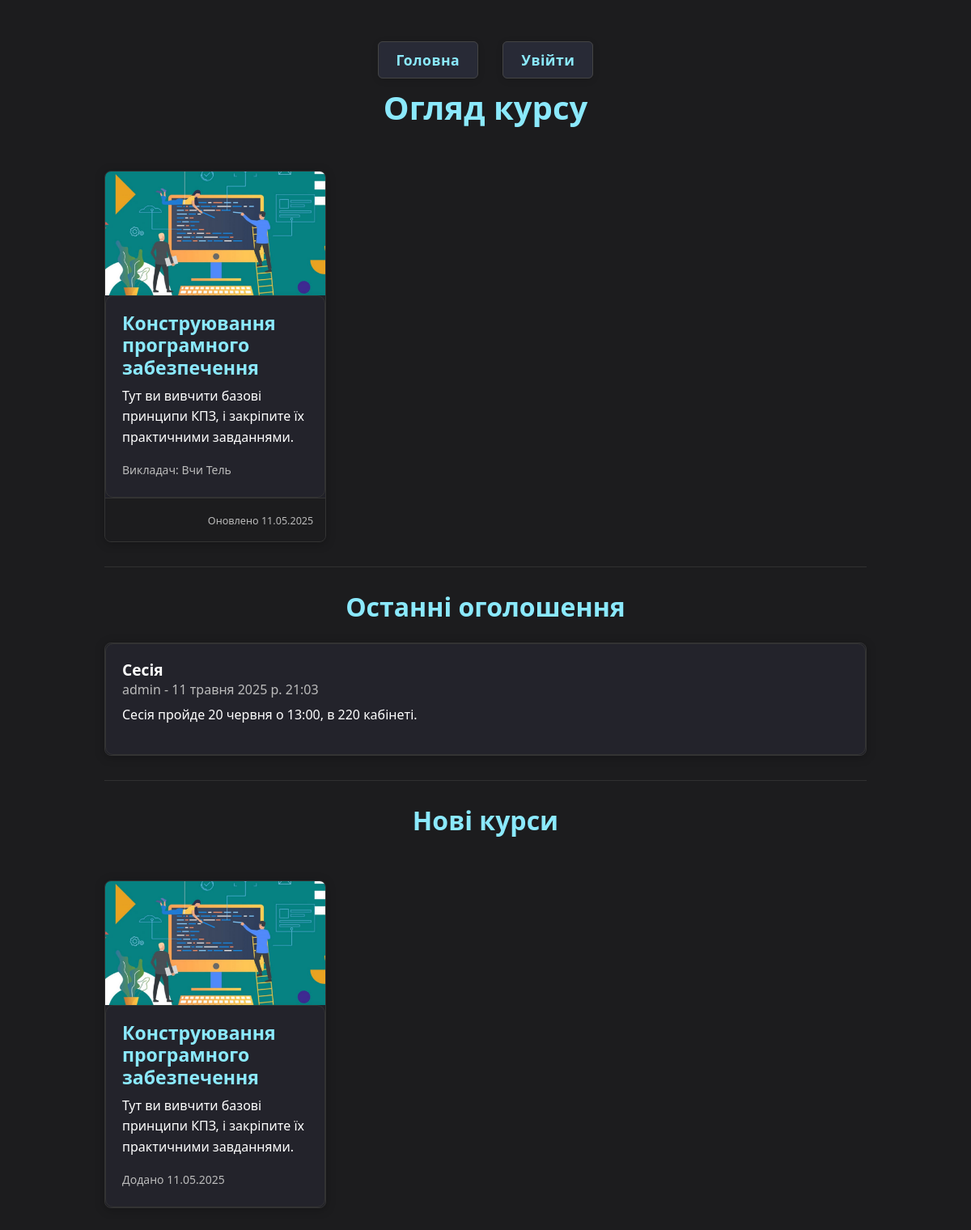
The page / on the database its author committed.
### courses/models.py (models this page shows, shortened)
class Course(models.Model):
    title = models.CharField(max_length=200)
    slug = models.SlugField(max_length=200, unique=True, blank=True)
    description = models.TextField()
    created_at = models.DateTimeField(auto_now_add=True)
    updated_at = models.DateTimeField(auto_now=True)
    teacher = models.ForeignKey(CustomUser, on_delete=models.CASCADE, related_name='courses_taught')
    is_published = models.BooleanField(default=False)
    image = models.ImageField(upload_to='courses/', blank=True, null=True)
    students = models.ManyToManyField(CustomUser, related_name='courses_enrolled', blank=True)

class Announcement(models.Model):
    title = models.CharField(max_length=200, verbose_name="Заголовок")
    text = models.TextField(verbose_name="Текст")
    author = models.ForeignKey('users.CustomUser', on_delete=models.CASCADE, verbose_name="Автор")
    publication_date = models.DateTimeField(auto_now_add=True, verbose_name="Дата публікації")
    category = models.CharField(max_length=100, blank=True, null=True, verbose_name="Категорія")
    class Meta:
        ordering = ['-publication_date']

### users/models.py (models this page shows)
class CustomUser(AbstractUser):
    ROLE_CHOICES = [
        ('student', 'Студент'),
        ('teacher', 'Викладач'),
        ('admin', 'Адміністратор'),
    ]
    first_name = models.CharField(max_length=150)
    last_name = models.CharField(max_length=150)
    email = models.EmailField(unique=True)
    role = models.CharField(max_length=50, choices=ROLE_CHOICES, default='student')
    def __str__(self):
        return self.username

### core/views.py (the view)
# urls.py: path('', views.home, name='home'),
def home(request):
    return course_list_view(request)

### courses/views.py (called while the page is built)
def course_list_view(request):
    courses = Course.objects.all()
    announcements = Announcement.objects.all().order_by('-publication_date')[:5]
    new_courses = Course.objects.order_by('-created_at')[:5]
    context = {
        'courses': courses,
        'announcements': announcements,
        'new_courses': new_courses,
    }
    return render(request, 'courses/home.html', context)

### courses/templates/courses/home.html
{% extends 'base.html' %}
{% block content %}
<h1>Огляд курсу</h1>
<div class="row row-cols-1 row-cols-md-3 g-4">
    {% for course in courses %}
        <div class="col">
            <div class="card h-100">
                {% if course.image %}
                    <img src="{{ course.image.url }}" class="card-img-top" alt="{{ course.title }}">
                {% else %}
                    <div class="bg-secondary text-white text-center p-3">Немає зображення</div>
                {% endif %}
                <div class="card-body">
                    <h5 class="card-title"><a href="{% url 'courses:course_detail' course.slug %}">{{ course.title }}</a></h5>
                    <p class="card-text">{{ course.description|truncatechars:100 }}</p>
                    <p class="card-text"><small class="text-muted">Викладач: {{ course.teacher.get_full_name }}</small></p>
                </div>
                <div class="card-footer">
                    <small class="text-muted">Оновлено {{ course.updated_at|date:"d.m.Y" }}</small>
                </div>
            </div>
        </div>
    {% empty %}
        <p>Поки що немає доступних курсів.</p>
    {% endfor %}
</div>
<hr>
<h2>Останні оголошення</h2>
<div class="row">
    <div class="col-md-12">
        {% for announcement in announcements %}
            <div class="card mb-3">
                <div class="card-body">
                    <h5 class="card-title">{{ announcement.title }}</h5>
                    <h6 class="card-subtitle mb-2 text-muted">{{ announcement.author }} - {{ announcement.publication_date }}</h6>
                    <p class="card-text">{{ announcement.text }}</p>
                </div>
            </div>
        {% empty %}
            <p>Поки що немає оголошень.</p>
        {% endfor %}
    </div>
</div>
<hr>
<h2>Нові курси</h2>
<div class="row row-cols-1 row-cols-md-3 g-4">
    {% for new_course in new_courses %}
        <div class="col">
            <div class="card h-100">
                {% if new_course.image %}
                    <img src="{{ new_course.image.url }}" class="card-img-top" alt="{{ new_course.title }}">
                {% else %}
                    <div class="bg-secondary text-white text-center p-3">Немає зображення</div>
                {% endif %}
                <div class="card-body">
                    <h5 class="card-title"><a href="{% url 'courses:course_detail' new_course.slug %}">{{ new_course.title }}</a></h5>
                    <p class="card-text">{{ new_course.description|truncatechars:100 }}</p>
                    <p class="card-text"><small class="text-muted">Додано {{ new_course.created_at|date:"d.m.Y" }}</small></p>
                </div>
            </div>
        </div>
    {% empty %}
        <p>Поки що немає нових курсів.</p>
    {% endfor %}
</div>
{% endblock %}

### templates/base.html (shortened to what this page needs)
{% load static %}
<!DOCTYPE html>
<html>
<head>
    <link href="https://cdn.jsdelivr.net/npm/bootstrap@5.3.2/dist/css/bootstrap.min.css" rel="stylesheet">
    <link rel="stylesheet" href="{% static 'css/style.css' %}">
    <link href="https://cdn.jsdelivr.net/npm/bootstrap-icons@1.11.3/font/bootstrap-icons.min.css" rel="stylesheet">
</head>
<body>
    <nav>
        <ul>
            <li><a href="{% url 'core:home' %}">Головна</a></li>
            {% if user.is_authenticated %}
                <li><a href="{% url 'users:profile' %}">Профіль</a></li>
                <li><a href="{% url 'users:logout' %}">Вийти</a></li>
            {% else %}
                <li><a href="{% url 'users:login' %}">Увійти</a></li>
            {% endif %}
        </ul>
    </nav>
    <div class="content">
        {% block content %}
            {% endblock %}
    </div>
</body>
</html>

### static/css/style.css (style rules this page uses)
:root { --bg-dark: #1c1c1e; --bg-medium: #282a36; --text-light: #f8f8f2; --accent-primary: #8be9fd; --accent-secondary: #ff79c6; --accent-success: #50fa7b; --border-dark: #444; --font-main: 'Segoe UI', Tahoma, Geneva, Verdana, sans-serif; }
body { font-family: var(--font-main); background-color: var(--bg-dark); color: var(--text-light); margin: 0; padding: 30px; display: flex; flex-direction: column; align-items: center; justify-content: flex-start; min-height: 100vh; line-height: 1.6; }
h1, h2, h3 { color: var(--accent-primary); text-align: center; margin-bottom: 25px; font-weight: 600; }
p { text-align: left; color: #eee; }
hr { border-color: var(--border-dark); margin: 30px 0; opacity: 0.5; }
.row-cols-md-3 { display: grid; grid-template-columns: repeat(auto-fit, minmax(350px, 1fr)); gap: 30px; width: 95%; max-width: 1200px; margin-top: 30px; }
.card { background-color: var(--bg-medium); border: 1px solid var(--border-dark); border-radius: 8px; box-shadow: 0 4px 8px rgba(0, 0, 0, 0.3); overflow: hidden; display: flex; flex-direction: column; height: 100%; transition: transform 0.2s ease-in-out; }
.card-body { padding: 25px; flex-grow: 1; text-align: left; }
.card-title a { color: var(--accent-primary); text-decoration: none; font-weight: 600; font-size: 1.2em; }
.card-text { color: #eee; margin-bottom: 15px; }
.card-footer { background-color: #3b3d48; color: #aaa; padding: 15px; text-align: right; border-top: 1px solid var(--border-dark); font-size: 0.9em; }
nav { width: 100%; display: flex; justify-content: center; margin: 30px 0 20px 0; }
nav ul { list-style: none; display: flex; gap: 30px; padding: 0; margin: 0; }
nav ul li { margin: 0; }
nav ul li a { color: var(--accent-primary); background: var(--bg-medium); padding: 10px 22px; border-radius: 6px; text-decoration: none; font-weight: 600; font-size: 1.1em; transition: background 0.2s, color 0.2s, box-shadow 0.2s; box-shadow: 0 2px 8px rgba(0,0,0,0.12); border: 1px solid var(--border-dark); letter-spacing: 0.5px; }
body, .certificate, nav, .card-footer, .announcements-widget, .events-widget, .new-courses-widget { color: #fff; }
.card, .alert, .bg-white, .btn-light, .form-control { color: #222 !important; background-color: #fff !important; }
.card-title, .card-text, .alert, .alert * { color: #222 !important; }
nav ul li a { color: var(--accent-primary) !important; }
.card, .alert, .accordion-item, .accordion-header, .accordion-body, .bg-white, .module-panel, .panel, .panel-default { background-color: #23232b !important; color: #fff !important; border: 1px solid #333 !important; box-shadow: 0 2px 12px rgba(0,0,0,0.25); }
.card-title, .accordion-header, .panel-heading, .module-title { color: var(--accent-secondary) !important; font-weight: 700; font-size: 1.2em; background: none !important; }
.card-footer, .panel-footer { background-color: #1c1c1e !important; color: #bbb !important; border-top: 1px solid #333 !important; }
.card, .card-body, .accordion-body, .bg-white, .form-control, .alert-light { color: #222 !important; background-color: #fff !important; }
.card:not(.bg-white):not(.alert-light), .accordion-item, .accordion-header, .panel, .panel-default, .announcements-widget, .events-widget, .new-courses-widget { background-color: #23232b !important; color: #fff !important; border: 1px solid #333 !important; box-shadow: 0 2px 12px rgba(0,0,0,0.25); }
.card-body, .accordion-body, .bg-white, .form-control, .alert-light { background-color: #23232b !important; color: #fff !important; border-radius: 10px !important; box-shadow: 0 2px 8px rgba(0,0,0,0.10); border: 1px solid #333 !important; padding: 20px !important; }
.card, .card-body, .card-title, .card-text, .card-footer, .card-subtitle, .text-muted { color: #fff !important; }
.card-footer small, .card-text small, .card-subtitle { color: #bbb !important; }

### rows shown on the page
Course: image (picture), title "Конструювання програмного забезпечення", description "Тут ви вивчити базові принципи КПЗ, і закріпите їх практичними завданнями.", teacher.get_full_name "Вчи Тель", updated_at "11.05.2025", created_at "11.05.2025"
Announcement: title "Сесія", author "admin", publication_date "11 травня 2025 р. 21:03", text "Сесія пройде 20 червня о 13:00, в 220 кабінеті."
